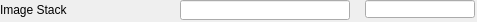
   <widget class="caFrame" name="caFrame_4">
    <property name="geometry">
     <rect>
      <x>370</x>
      <y>335</y>
      <width>477</width>
      <height>22</height>
     </rect>
    </property>
    <widget class="caLabel" name="caLabel_41">
     <property name="geometry">
      <rect>
       <x>0</x>
       <y>0</y>
       <width>100</width>
       <height>20</height>
      </rect>
     </property>
     <property name="frameShape">
      <enum>QFrame::NoFrame</enum>
     </property>
     <property name="text">
      <string>Image Stack</string>
     </property>
     <property name="alignment">
      <set>Qt::AlignAbsolute|Qt::AlignLeading|Qt::AlignLeft|Qt::AlignVCenter</set>
     </property>
     <property name="fontScaleMode">
      <enum>ESimpleLabel::WidthAndHeight</enum>
     </property>
     <property name="foreground">
      <color>
       <red>218</red>
       <green>218</green>
       <blue>218</blue>
      </color>
     </property>
     <property name="background">
      <color alpha="0">
       <red>218</red>
       <green>218</green>
       <blue>218</blue>
      </color>
     </property>
    </widget>
    <widget class="caTextEntry" name="caTextEntry_5">
     <property name="geometry">
      <rect>
       <x>180</x>
       <y>0</y>
       <width>170</width>
       <height>20</height>
      </rect>
     </property>
     <property name="channel" stdset="0">
      <string>$(P)$(R)StackSize</string>
     </property>
     <property name="foreground">
      <color>
       <red>236</red>
       <green>236</green>
       <blue>236</blue>
      </color>
     </property>
     <property name="background">
      <color>
       <red>45</red>
       <green>45</green>
       <blue>45</blue>
      </color>
     </property>
     <property name="colorMode">
      <enum>caLineEdit::Static</enum>
     </property>
     <property name="precisionMode">
      <enum>caLineEdit::Channel</enum>
     </property>
     <property name="limitsMode">
      <enum>caLineEdit::Channel</enum>
     </property>
     <property name="maxValue">
      <double>1.000000000000000</double>
     </property>
     <property name="minValue">
      <double>0.000000000000000</double>
     </property>
     <property name="fontScaleMode">
      <enum>caLineEdit::WidthAndHeight</enum>
     </property>
     <property name="formatType">
      <enum>caLineEdit::decimal</enum>
     </property>
    </widget>
    <widget class="caLineEdit" name="caLineEdit_24">
     <property name="geometry">
      <rect>
       <x>365</x>
       <y>0</y>
       <width>110</width>
       <height>18</height>
      </rect>
     </property>
     <property name="alignment">
      <set>Qt::AlignAbsolute|Qt::AlignLeading|Qt::AlignLeft|Qt::AlignVCenter</set>
     </property>
     <property name="channel" stdset="0">
      <string>$(P)$(R)StackSize_RBV</string>
     </property>
     <property name="foreground">
      <color>
       <red>236</red>
       <green>236</green>
       <blue>236</blue>
      </color>
     </property>
     <property name="background">
      <color>
       <red>70</red>
       <green>70</green>
       <blue>70</blue>
      </color>
     </property>
     <property name="colorMode">
      <enum>caLineEdit::Static</enum>
     </property>
     <property name="precisionMode">
      <enum>caLineEdit::Channel</enum>
     </property>
     <property name="limitsMode">
      <enum>caLineEdit::Channel</enum>
     </property>
     <property name="maxValue">
      <double>1.000000000000000</double>
     </property>
     <property name="minValue">
      <double>0.000000000000000</double>
     </property>
     <property name="fontScaleMode">
      <enum>caLineEdit::WidthAndHeight</enum>
     </property>
     <property name="formatType">
      <enum>caLineEdit::decimal</enum>
     </property>
    </widget>
   </widget>
